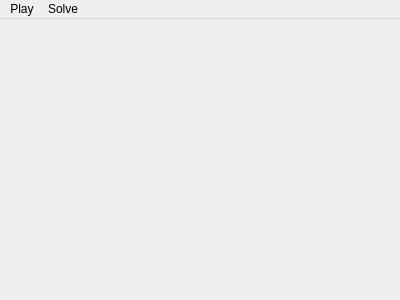
<?xml version="1.0" encoding="UTF-8"?>
<ui version="4.0">
 <class>MainWindow</class>
 <widget class="QMainWindow" name="MainWindow">
  <property name="geometry">
   <rect>
    <x>0</x>
    <y>0</y>
    <width>400</width>
    <height>300</height>
   </rect>
  </property>
  <property name="windowTitle">
   <string>MainWindow</string>
  </property>
  <widget class="QWidget" name="centralWidget"/>
  <widget class="QMenuBar" name="menuBar">
   <property name="geometry">
    <rect>
     <x>0</x>
     <y>0</y>
     <width>400</width>
     <height>22</height>
    </rect>
   </property>
   <widget class="QMenu" name="menuJouer">
    <property name="title">
     <string>Play</string>
    </property>
   </widget>
   <widget class="QMenu" name="menuSolve">
    <property name="title">
     <string>Solve</string>
    </property>
    <addaction name="actionGrid_4x4"/>
    <addaction name="actionGrid_5x5"/>
   </widget>
   <addaction name="menuJouer"/>
   <addaction name="menuSolve"/>
  </widget>
  <action name="actionGrid_4x4">
   <property name="text">
    <string>Grid 4x4</string>
   </property>
  </action>
  <action name="actionGrid_5x5">
   <property name="text">
    <string>Grid 5x5</string>
   </property>
  </action>
 </widget>
 <layoutdefault spacing="6" margin="11"/>
 <resources/>
 <connections/>
</ui>
